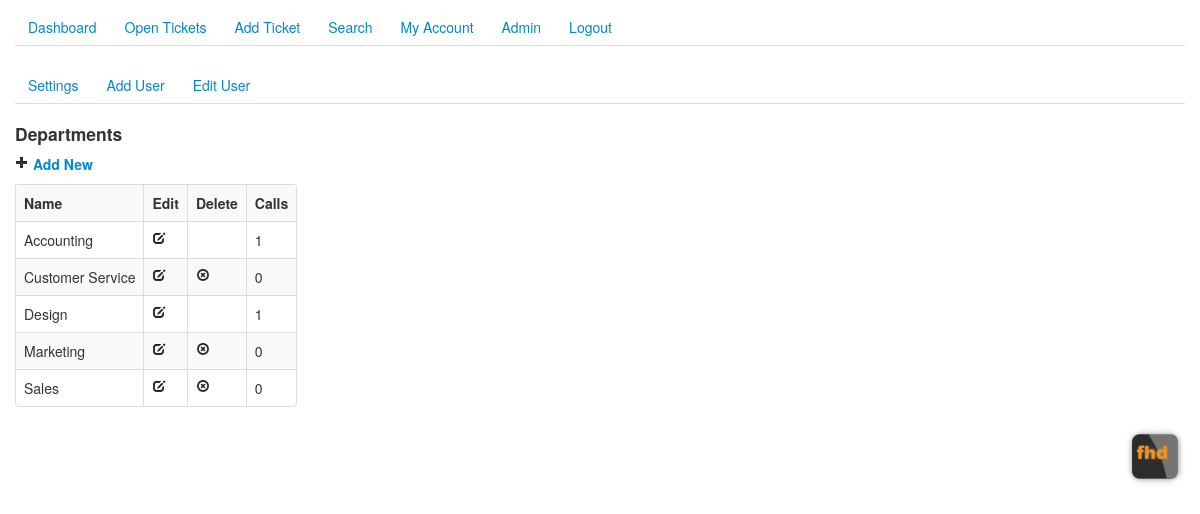
/fhd_settings_action.php?type=1 (signed in), run on the app's committed database.
### tables this page shows
CREATE TABLE IF NOT EXISTS `site_types` (
  `type_id` int(11) NOT NULL AUTO_INCREMENT,
  `type` int(1) NOT NULL DEFAULT '0',
  `type_name` varchar(200) NOT NULL,
  `type_email` varchar(200) NOT NULL,
  `type_location` text NOT NULL,
  `type_phone` varchar(100) NOT NULL,
  PRIMARY KEY (`type_id`),
  KEY `type` (`type`)
);

### includes/ez_sql_mysqli.php (called while the page is built, shortened)
<?php
	$ezsql_mysqli_str = array
	(
		1 => 'Require $dbuser and $dbpassword to connect to a database server',
		2 => 'Error establishing mySQLi database connection. Correct user/password? Correct hostname? Database server running?',
		3 => 'Require $dbname to select a database',
		4 => 'mySQLi database connection is not active',
		5 => 'Unexpected error while trying to select database'
	);
	class ezSQL_mysqli extends ezSQLcore
	{
		function ezSQL_mysqli($dbuser='', $dbpassword='', $dbname='', $dbhost='localhost', $encoding='')
		{
			$this->dbuser = $dbuser;
			$this->dbpassword = $dbpassword;
			$this->dbname = $dbname;
			$this->dbhost = $dbhost;
			$this->encoding = $encoding;
		}
		function connect($dbuser='', $dbpassword='', $dbhost='localhost')
		{
			global $ezsql_mysqli_str; $return_val = false;
			if ( ! $dbuser )
			{
				$this->register_error($ezsql_mysqli_str[1].' in '.__FILE__.' on line '.__LINE__);
				$this->show_errors ? trigger_error($ezsql_mysqli_str[1],E_USER_WARNING) : null;
			}
			else if ( ! $this->dbh = new mysqli($dbhost,$dbuser,$dbpassword) )
			{
				$this->register_error($ezsql_mysqli_str[2].' in '.__FILE__.' on line '.__LINE__);
				$this->show_errors ? trigger_error($ezsql_mysqli_str[2],E_USER_WARNING) : null;
			}
			else
			{
				$return_val = true;
			}
			return $return_val;
		}
		function select($dbname='', $encoding='')
		{
			global $ezsql_mysqli_str; $return_val = false;
			if ( ! $dbname )
			{
				$this->register_error($ezsql_mysqli_str[3].' in '.__FILE__.' on line '.__LINE__);
				$this->show_errors ? trigger_error($ezsql_mysqli_str[3],E_USER_WARNING) : null;
			}
			else if ( ! $this->dbh )
			{
				$this->register_error($ezsql_mysqli_str[4].' in '.__FILE__.' on line '.__LINE__);
				$this->show_errors ? trigger_error($ezsql_mysqli_str[4],E_USER_WARNING) : null;
			}
			else if ( !@$this->dbh->select_db($dbname) )
			{
				if ( !$str = @$this->dbh->error)
					  $str = $ezsql_mysqli_str[5];
				$this->register_error($str.' in '.__FILE__.' on line '.__LINE__);
				$this->show_errors ? trigger_error($str,E_USER_WARNING) : null;
			}
			else
			{
				$return_val = true;
			}
			return $return_val;
		}
		function query($query)
		{
			$return_val = 0;
			$query = trim($query);
			$this->result = @$this->dbh->query($query);
			$is_insert = false;
			if ( preg_match("/^(insert|delete|update|replace|truncate|drop|create|alter|begin|commit|rollback|set)/i",$query) )
			{
				$this->rows_affected = @$this->dbh->affected_rows;
				if ( preg_match("/^(insert|replace)\s+/i",$query) )
				{
					$this->insert_id = @$this->dbh->insert_id;
				}
				$return_val = $this->rows_affected;
			}
			else
			{
				$i=0;
				$num_rows=0;
				while ( $row = @$this->result->fetch_object() )
				{
					$num_rows++;
				}
				$this->num_rows = $num_rows;
				$return_val = $this->num_rows;
			}
			return $return_val;
		}
	}

### includes/ez_sql_core.php (called while the page is built, shortened)
<?php
	class ezSQLcore
	{
		var $timers           = array();
		function flush()
		{
			$this->last_result = null;
		}
		function get_var($query=null,$x=0,$y=0)
		{
			if ( $query )
			{
				$this->query($query);
			}
			if ( $this->last_result[$y] )
			{
				$values = array_values(get_object_vars($this->last_result[$y]));
			}
			return (isset($values[$x]) && $values[$x]!=='')?$values[$x]:null;
		}
		function get_results($query=null, $output = OBJECT)
		{
			if ( $query )
			{
				$this->query($query);
			}
			if ( $output == OBJECT )
			{
				return $this->last_result;
			}
		}
		function timer_get_cur()
		{
			list($usec, $sec) = explode(" ",microtime());
			return ((float)$usec + (float)$sec);
		}
		function timer_start($timer_name)
		{
			$this->timers[$timer_name] = $this->timer_get_cur();
		}
		function timer_elapsed($timer_name)
		{
			return round($this->timer_get_cur() - $this->timers[$timer_name],2);
		}
	}

### includes/checksession.php (called while the page is built, shortened)
<?php
if(isset($_SESSION['user_id'])){
	$user_id = $_SESSION['user_id'];
	}
	else{
	echo "<script>document.location.href='/?e=1'</script>";
	exit;
	}
?>

### fhd_settings_action.php (the view, shortened to what this page needs)
<?php
include ("includes/checksession.php");
?>
<!DOCTYPE html>
<html>
<head>
<?php
include("includes/header.php");
include("includes/all-nav.php");
include("includes/admin-nav.php");
include("includes/ez_sql_core.php");
include("includes/ez_sql_mysqli.php");
include("includes/functions.php");
$db = new ezSQL_mysqli(db_user,db_password,db_name,db_host);
$type = checkid($_GET['type']);
?>
<h4><?php show_type_name($type);?></h4>
<h5><i class="icon-plus"></i> <a href="fhd_add_type.php?type=<?php echo $type;?>">Add New</a></h5>
<?php
$num = $db->get_var("select count(type_name) from site_types where type = $type;");
?>
<?php if ($num > 0) { ?>
<table class="<?php echo $table_style_2;?>">
<tr>
	<th>Name</th>
	<th>Edit</th>
	<th>Delete</th>
	<?php if ($type <> 0) { ?>
	<th>Calls</th>
	<?php } ?>
</tr>
<?php
$nacl = md5(AUTH_KEY.$db->get_var("select last_login from site_users where user_id = $user_id;"));
$site_types = $db->get_results("SELECT type_id,type,type_name,type_email,type_location,type_phone from site_types where type = $type order by type_name;");
foreach ( $site_types as $site_type )
{
$type_id = $site_type->type_id;
$type = $site_type->type;
$type_name = $site_type->type_name;
$col_name = show_type_col($type);
$count = $db->get_var("select count(call_id) from site_calls where $col_name = $type_id;");
if ($count == 0){
	$deletelink = "<a href='fhd_settings_action.php?type_id=$type_id&type=$type&action=delete&nacl=$nacl' onclick=\"return confirm('Are you sure you want to delete?')\"><i class='icon-remove-circle' title='delete'></i></a>";
}else{
	$deletelink = "&nbsp;";
}
echo "<tr><td>$type_name</td>";
echo "<td align='center'><a href='fhd_mod_types.php?id=$type_id&action=edit'><i class='icon-edit' title='edit'></i></a></td>\n";
echo "<td align='center'>$deletelink</td>\n";
		if ($type <> 0) {
echo "<td>$count</td>\n";
		}
echo "</tr>\n";
}
?>
</table>
<?php } ?>
<?php
include("includes/footer.php");
?>

### data on the page
site_types: type_name "Accounting", count "1"
site_types: type_name "Customer Service", count "0"
site_types: type_name "Design", count "1"
site_types: type_name "Marketing", count "0"
site_types: type_name "Sales", count "0"
